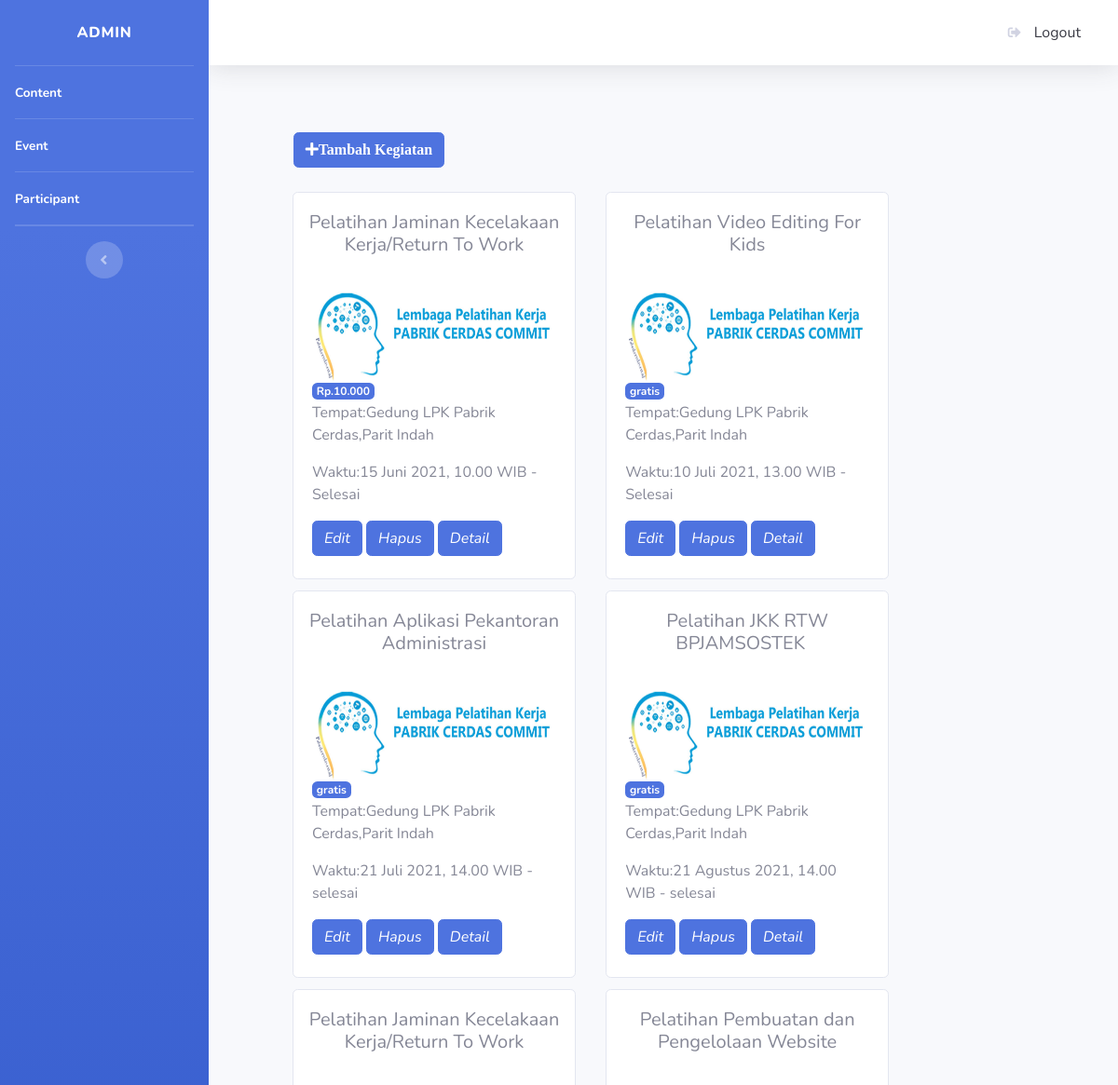
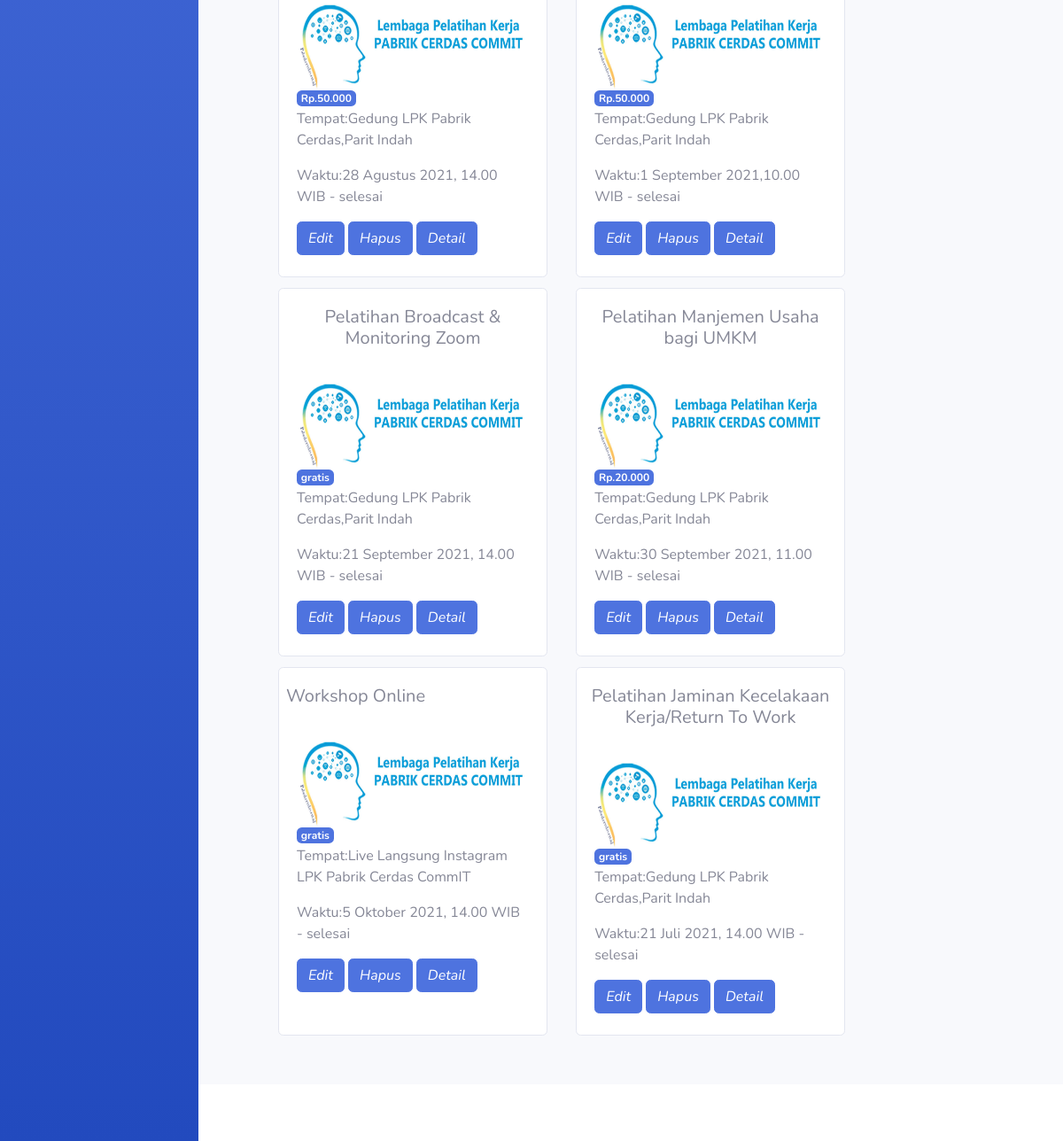
Screenshot of /index.php/admin/dashboard_admin with the database file from the repository (2 pictures, top to bottom).
### tables this page shows
CREATE TABLE `tb_barang` (
  `id` int(11) NOT NULL,
  `nama_barang` varchar(100) NOT NULL,
  `keterangan` mediumtext NOT NULL,
  `harga` varchar(50) NOT NULL,
  `tempat` varchar(50) NOT NULL,
  `waktu` varchar(50) NOT NULL,
  `waktu_daftar` datetime NOT NULL,
  `gambar` text NOT NULL
);

### application/controllers/admin/dashboard_admin.php (called while the page is built, shortened)
<?php
class Dashboard_admin extends CI_Controller
{
	public function __construct()
	{
		$this->load->library('form_validation');
	}
	public function index()
	{
		$data['barang'] = $this->model_barang->tampil_data()->result();
		$this->load->view('templates_admin/header');
		$this->load->view('templates_admin/sidebar');
		$this->load->view('admin/dashboard', $data);
		$this->load->view('templates_admin/footer');
	}
}

### index.php (called while the page is built, shortened)
<?php
require_once BASEPATH.'core/CodeIgniter.php';

### application/models/model_barang.php (called while the page is built, shortened)
<?php
class Model_barang extends CI_Model
{
	public function tampil_data()
	{
		return $this->db->get('tb_barang');
	}
}

### application/views/admin/dashboard.php (the view, shortened to what this page needs)
<div class="container-fluid">
	<br><br>
	<button type="button" class="btn btn-primary" data-toggle="modal" data-target="#exampleModal" style="margin-left: 50pt;"><i class="fa fa-plus">Tambah Kegiatan </i></button>
	<div class="row" style="margin-top: 20px; margin-left:60px;">
		<?php $id = 0;
		foreach ($barang as $brg) {
		?>
			<div class="card" style="width: 19rem; height: 26rem; margin:6px;">
				<div class="card-body">
					<div class="row text-center">
						<h5 class="card-title"><?php echo $brg->nama_barang ?></h5>
					</div><br>
					<div style="height: 6rem;">
						<img src="<?php echo base_url() . '/assets/img/' . $brg->gambar ?>" class="card-img-top" alt="..." style="height: 100px;"></br>
					</div>
					<span class="badge badge-primary"><?php echo $brg->harga ?></span>
					<p class="card-text">Tempat:<?php echo $brg->tempat ?></p>
					<p class="card-text">Waktu:<?php echo $brg->waktu ?></p>
					<div class="">
						<td>
							<?php echo anchor('admin/dashboard_admin/edit/' . $brg->id, ' <div class="btn btn-primary"><i>Edit</i></div>') ?>
							<?php echo anchor('admin/dashboard_admin/hapus/' . $brg->id, ' <div class="btn btn-primary"><i>Hapus</i></div>') ?>
							<?php echo anchor('admin/dashboard_admin/detail/' . $brg->id, ' <div class="btn btn-primary" name="detail" id="detail"><i>Detail</i></div>') ?>
						</td>
					</div>
				</div>
			</div>
		<?php $id++;
		} ?>
	</div>
</div>

### application/views/templates_admin/header.php (shortened to what this page needs)
<!DOCTYPE html>
<html lang="en">
<head>
	<link href="<?php echo base_url() ?>assets/vendor/fontawesome-free/css/all.min.css" rel="stylesheet" type="text/css">
	<link href="<?php echo base_url() ?>assets/css/sb-admin-2.min.css" rel="stylesheet">
</head>

### application/views/templates_admin/sidebar.php (shortened to what this page needs)
<body id="page-top">
	<div id="wrapper">
		<ul class="navbar-nav bg-gradient-primary sidebar sidebar-dark accordion" id="accordionSidebar">
			<a class="sidebar-brand d-flex align-items-center justify-content-center" href="index.html">
				<div class="sidebar-brand-icon ">
					<div class="sidebar-brand-text ">Admin</div>
				</div>
			</a>
			<hr class="sidebar-divider my-0">
			<li class="nav-item active">
				<a class="nav-link" href="<?= site_url('admin/dashboard_admin'); ?>">
					<span>Content</span></a>
			</li>
			<hr class="sidebar-divider my-0">
			<li class="nav-item active">
				<a class="nav-link" href="<?= site_url('admin/event'); ?>">
					<span>Event</span></a>
			</li>
			<hr class="sidebar-divider my-0">
			<li class="nav-item active">
				<a class="nav-link" href="<?= site_url('admin/data'); ?>">
					<span>Participant</span></a>
			</li>
			<hr class="sidebar-divider my-0">
			<hr class="sidebar-divider d-none d-md-block">
			<div class="text-center d-none d-md-inline">
				<button class="rounded-circle border-0" id="sidebarToggle"></button>
			</div>
		</ul>
		<div id="content-wrapper" class="d-flex flex-column">
			<div id="content">
				<nav class="navbar navbar-expand navbar-light bg-white topbar mb-4 static-top shadow">
					<ul class="navbar-nav ml-auto">
						<a class="dropdown-item" href="<?= site_url('login'); ?>">
							<i class="fas fa-sign-out-alt fa-sm fa-fw mr-2 text-gray-400"></i>
							Logout
						</a>
					</ul>
				</nav>

### application/views/templates_admin/footer.php (shortened to what this page needs)
<footer class="sticky-footer bg-white" style="margin-top:5%;">
</footer>
</body>
</html>

### rows the page displays
tb_barang: nama_barang "Pelatihan Jaminan Kecelakaan Kerja/Return To Work", gambar (picture), harga "Rp.10.000", tempat "Gedung LPK Pabrik Cerdas,Parit Indah", waktu "15 Juni 2021, 10.00 WIB - Selesai", id "Edit", id "Hapus", id "Detail"
tb_barang: nama_barang "Pelatihan Video Editing For Kids", gambar (picture), harga "gratis", tempat "Gedung LPK Pabrik Cerdas,Parit Indah", waktu "10 Juli 2021, 13.00 WIB - Selesai", id "Edit", id "Hapus", id "Detail"
tb_barang: nama_barang "Pelatihan Aplikasi Pekantoran Administrasi", gambar (picture), harga "gratis", tempat "Gedung LPK Pabrik Cerdas,Parit Indah", waktu "21 Juli 2021, 14.00 WIB - selesai", id "Edit", id "Hapus", id "Detail"
tb_barang: nama_barang "Pelatihan JKK RTW BPJAMSOSTEK⠀", gambar (picture), harga "gratis", tempat "Gedung LPK Pabrik Cerdas,Parit Indah", waktu "21 Agustus 2021, 14.00 WIB - selesai", id "Edit", id "Hapus", id "Detail"
tb_barang: nama_barang "Pelatihan Jaminan Kecelakaan Kerja/Return To Work", gambar (picture), harga "Rp.50.000", tempat "Gedung LPK Pabrik Cerdas,Parit Indah", waktu "28 Agustus 2021, 14.00 WIB - selesai", id "Edit", id "Hapus", id "Detail"
tb_barang: nama_barang "Pelatihan Pembuatan dan Pengelolaan Website", gambar (picture), harga "Rp.50.000", tempat "Gedung LPK Pabrik Cerdas,Parit Indah", waktu "1 September 2021,10.00 WIB - selesai", id "Edit", id "Hapus", id "Detail"
tb_barang: nama_barang "Pelatihan Broadcast & Monitoring Zoom", gambar (picture), harga "gratis", tempat "Gedung LPK Pabrik Cerdas,Parit Indah", waktu "21 September 2021, 14.00 WIB - selesai", id "Edit", id "Hapus", id "Detail"
tb_barang: nama_barang "Pelatihan Manjemen Usaha bagi UMKM", gambar (picture), harga "Rp.20.000", tempat "Gedung LPK Pabrik Cerdas,Parit Indah", waktu "30 September 2021, 11.00 WIB - selesai", id "Edit", id "Hapus", id "Detail"
tb_barang: nama_barang "Workshop Online", gambar (picture), harga "gratis", tempat "Live Langsung Instagram LPK Pabrik Cerdas CommIT", waktu "5 Oktober 2021, 14.00 WIB - selesai", id "Edit", id "Hapus", id "Detail"
tb_barang: nama_barang "Pelatihan Jaminan Kecelakaan Kerja/Return To Work", gambar (picture), harga "gratis", tempat "Gedung LPK Pabrik Cerdas,Parit Indah", waktu "21 Juli 2021, 14.00 WIB - selesai", id "Edit", id "Hapus", id "Detail"
